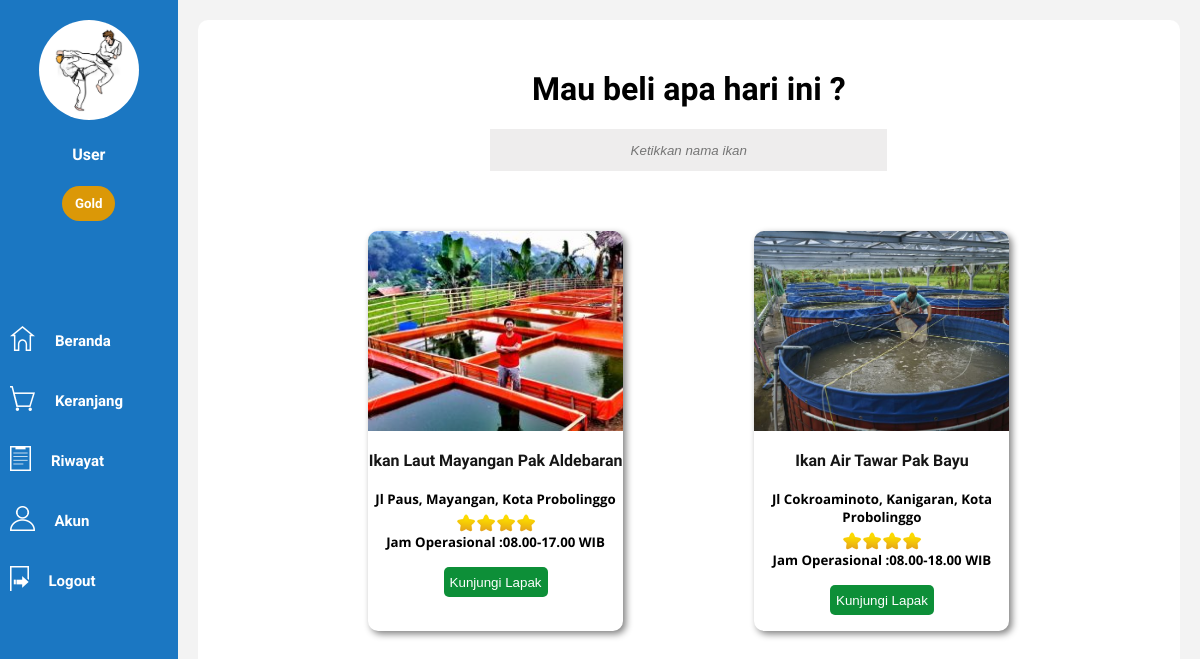
/dist/homeUser.php (signed in), run on the app's committed database.
### tables this page shows
CREATE TABLE IF NOT EXISTS `user` (
  `id` int(11) NOT NULL AUTO_INCREMENT,
  `nama` varchar(50) NOT NULL DEFAULT '0',
  `tanggal_lahir` date DEFAULT NULL,
  `tanggal_daftar` date DEFAULT NULL,
  `kelamin` enum('Laki-laki','Perempuan') NOT NULL DEFAULT 'Laki-laki',
  `no_telepon` varchar(50) NOT NULL DEFAULT '0',
  `email` varchar(50) DEFAULT NULL,
  `alamat` text,
  `level` enum('Bronze','Silver','Gold') NOT NULL DEFAULT 'Bronze',
  `username` varchar(50) NOT NULL DEFAULT '0',
  `password` varchar(350) NOT NULL DEFAULT '0',
  `profile` varchar(50) DEFAULT NULL,
  PRIMARY KEY (`id`)
);

CREATE TABLE IF NOT EXISTS `mitra` (
  `id` int(11) NOT NULL AUTO_INCREMENT,
  `nama_usaha` varchar(150) NOT NULL DEFAULT '0',
  `nama_pemilik` varchar(50) NOT NULL DEFAULT '0',
  `alamat` text NOT NULL,
  `no_telepon` varchar(50) NOT NULL,
  `jam_operasional` varchar(50) NOT NULL,
  `email` varchar(50) NOT NULL,
  `bintang` int(11) DEFAULT '1',
  `tanggal_daftar` date DEFAULT NULL,
  `username` varchar(50) NOT NULL,
  `password` varchar(300) NOT NULL,
  `profile` varchar(50) DEFAULT NULL,
  `sampul` varchar(50) DEFAULT NULL,
  PRIMARY KEY (`id`)
);

### dist/homeUser.php (the view, shortened to what this page needs)
<?php
require 'Functions.php';
$iduser=$_SESSION["iduser"];
$data=$conn->selectData("SELECT * FROM user WHERE id='$iduser'");
$data2=$conn->selectData("SELECT * FROM mitra");
?>
<!DOCTYPE html>
<html lang="en">
<head>
    <link rel="stylesheet" href="../css/homeUser.css">
</head>
<body>
    <div class="sidebar">
        <center><img class="profile" src="../userimage/<?=$conn->cekGambar($data[0]['profile']);?>" width="100px" height="100px" style="margin-top: 20px;border-radius:50%;"></center>
        <center><h4 style="color:white;font-family:'Roboto',sans-serif"><?=$data[0]["nama"]?></h4></center>
        <center><h5 class="level" style="background-color:<?php echo $conn->cekLevel($data[0]["level"])?>"><?=$data[0]["level"]?></h5></center>
        <div class="menu" style="margin-top:100px;">
            <a href=""><img src="../assets/home.png" height="25" style="float: left;margin: 10px;margin-top:5px;margin-right: 20px;"><h4>Beranda</h4></a>
            <a href="keranjang.php"><img src="../assets/keranjang.png" height="25" style="float: left;margin: 10px;margin-top:5px;margin-right: 20px;"><h4>Keranjang <?=$conn->hitungKeranjang($iduser)?></h4></a>
            <a href="riwayat.php"><img src="../assets/riwayat.png" height="25" style="float: left;margin: 10px;margin-top:5px;margin-right: 20px;"><h4>Riwayat</h4></a>
            <a href="accountUser.php"><img src="../assets/account.png" height="25" style="float: left;margin: 10px;margin-top:5px;margin-right: 20px;"><h4>Akun</h4></a>
            <a href="logout.php"><img src="../assets/exit.png" height="25" style="float: left;margin: 10px;margin-top:5px;margin-right: 20px;"><h4>Logout</h4></a>
        </div>
    </div>
    <div class="content">
        <center><h1 style="margin-top:50px">Mau beli apa hari ini ?</h1></center>
        <center><div class="search" ><input id="searchField" autocomplete=off placeholder="Ketikkan nama ikan" type="text" style="font-style:italic;text-align:center;"></div></center>
        <center><div class="result">
            <?php
            foreach($data2 as $x):
            ?>
        <div class="kotak">
        <div class="gambar">
            <img src="../mitraimage/<?=$x["sampul"]?>" height="200px">
        </div>
        <center><h4 style="color: rgb(22, 22, 22);"><?=$x["nama_usaha"]?></h4></center>
        <h5 style="font-family: 'Open Sans',sans-serif;line-height:18px;margin-bottom:2px"><?=$x["alamat"]?></h5>
        <center><?php $conn->showStar(4)?></center>
        <h5 style="font-family: 'Open Sans',sans-serif;">Jam Operasional :<?=$x["jam_operasional"]?></h5>
        <center><a href="lapak.php?idmitra=<?=$x['id']?>&iduser=<?=$iduser?>"><button>Kunjungi Lapak</button></a></center>
        </div>
        <?php endforeach;?>
        </div>
    </center>
    </div>
</body>
</html>

### dist/Functions.php (shortened to what this page needs)
<?php
class Functions{
    public $db ;
    public function __construct($localhost,$username,$password,$dbname){
        $this->db=new mysqli($localhost,$username,$password,$dbname);
    }
    public function selectData($query){
        $result = $this->db->query($query);
        $data = [];
        if($result->num_rows>0){
            while($row=$result->fetch_assoc()){
                $data[] = $row;
            }
        }
        return $data;
    }
    public function cekGambar($image){
        if($image==null){
            return "noimage.png";
        }else{
            return "$image";
        }
    }
    public function showStar($jumlah){
        for($i=0;$i<$jumlah;$i++){
            echo "<img src='../assets/star.png' height='20px' style='margin-top:-15px;margin-bottom:-15px'>";
        }
    }
    public function cekLevel($data){
        if($data==="Bronze"){
            return "rgb(235, 124, 73)";
        }else if($data==="Silver"){
            return "rgb(189, 189, 189)";
        }else if($data==="Gold"){
            return "rgb(219, 152, 7)";
        }
    }
}
$conn = new Functions("localhost","root","","lomba_hackathon");
?>

### css/homeUser.css (style rules this page uses)
html { height: 100%; }
body { margin:0; padding:0; display: flex; flex-direction: row; height: 100%; background-color: rgb(243, 243, 243); }
.sidebar { width: 15%; height:100%; background-color: rgb(27, 119, 194); }
.content { width:83%; height:95%; margin: 20px; border-radius: 10px; background-color: rgb(255, 255, 255); overflow: scroll; }
.menu h4 { font-size:15px; color:white; font-family:'Roboto',sans-serif; height: 40px; line-height: 40px; line-height: 40px; padding-left: 20px; }
.menu a:link { color: white; text-decoration: none; }
.content h1 { font-family: 'Arimo',sans-serif; }
.search { display: flex; flex-direction:row; justify-content: center; }
.search input { border: none; background-color: rgb(238, 237, 237); height: 40px; width: 40%; }
.result { margin-top: 50px; height: 400px; width: 90%; display: flex; flex-direction: row; flex-wrap:wrap; justify-content: space-evenly; }
.result .kotak { height: 400px; width:255px; background-color: white; box-shadow: 3px 3px 7px grey; line-height: 5px; margin: 10px; border-radius: 10px; overflow: hidden; }
.result button { border:none; height: 30px; background-color: rgb(13, 143, 56); color: white; border-radius: 5px; }
.result .kotak h4 { font-family: 'Arimo',sans-serif; line-height: 15px; margin-bottom: -5; }
.result .kotak h5 { margin-top: -5; }
.result .kotak .gambar { height: 200px; width: 100%; overflow: hidden; }
.level { color:white;font-family:'Roboto',sans-serif; padding: 10px; width: 30%; border-radius: 40px; box-sizing: border-box; }

### data on the page
user: profile (picture), nama "User", level "Gold"
mitra: sampul (picture), nama_usaha "Ikan Laut Mayangan Pak Aldebaran", alamat "Jl Paus, Mayangan, Kota Probolinggo", jam_operasional "08.00-17.00 WIB"
mitra: sampul (picture), nama_usaha "Ikan Air Tawar Pak Bayu", alamat "Jl Cokroaminoto, Kanigaran, Kota Probolinggo", jam_operasional "08.00-18.00 WIB"
